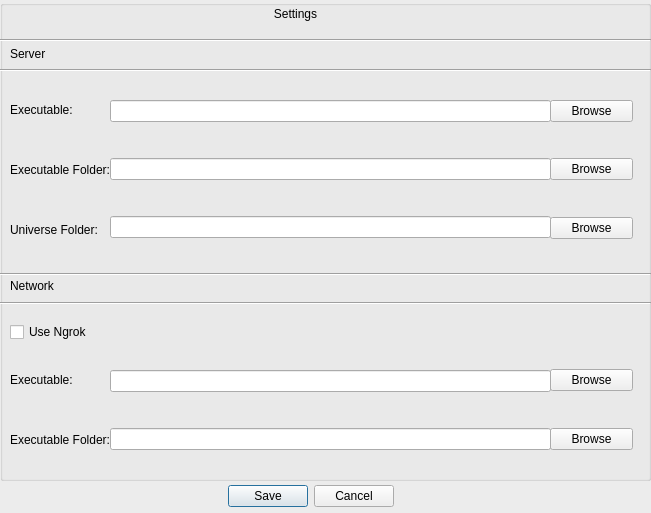
<?xml version="1.0" encoding="UTF-8"?>
<ui version="4.0">
 <class>Dialog</class>
 <widget class="QDialog" name="Dialog">
  <property name="geometry">
   <rect>
    <x>0</x>
    <y>0</y>
    <width>651</width>
    <height>513</height>
   </rect>
  </property>
  <property name="sizePolicy">
   <sizepolicy hsizetype="Preferred" vsizetype="Preferred">
    <horstretch>0</horstretch>
    <verstretch>0</verstretch>
   </sizepolicy>
  </property>
  <property name="minimumSize">
   <size>
    <width>651</width>
    <height>513</height>
   </size>
  </property>
  <property name="maximumSize">
   <size>
    <width>651</width>
    <height>16777215</height>
   </size>
  </property>
  <property name="contextMenuPolicy">
   <enum>Qt::ContextMenuPolicy::ActionsContextMenu</enum>
  </property>
  <property name="windowTitle">
   <string>Settings</string>
  </property>
  <property name="styleSheet">
   <string notr="true">QDialog { background-color: rgb(236, 236, 236) }
</string>
  </property>
  <widget class="QDialogButtonBox" name="buttonBox">
   <property name="geometry">
    <rect>
     <x>0</x>
     <y>480</y>
     <width>621</width>
     <height>32</height>
    </rect>
   </property>
   <property name="orientation">
    <enum>Qt::Orientation::Horizontal</enum>
   </property>
   <property name="standardButtons">
    <set>QDialogButtonBox::StandardButton::Cancel|QDialogButtonBox::StandardButton::Save</set>
   </property>
   <property name="centerButtons">
    <bool>true</bool>
   </property>
  </widget>
  <widget class="QLabel" name="label">
   <property name="geometry">
    <rect>
     <x>200</x>
     <y>7</y>
     <width>191</width>
     <height>41</height>
    </rect>
   </property>
   <property name="styleSheet">
    <string notr="true">font: 700 18pt &quot;Arial&quot;;</string>
   </property>
   <property name="text">
    <string>Settings</string>
   </property>
   <property name="alignment">
    <set>Qt::AlignmentFlag::AlignHCenter|Qt::AlignmentFlag::AlignTop</set>
   </property>
  </widget>
  <widget class="QGroupBox" name="groupBox">
   <property name="geometry">
    <rect>
     <x>0</x>
     <y>0</y>
     <width>651</width>
     <height>481</height>
    </rect>
   </property>
   <property name="title">
    <string/>
   </property>
   <widget class="QLabel" name="label_2">
    <property name="geometry">
     <rect>
      <x>10</x>
      <y>38</y>
      <width>81</width>
      <height>31</height>
     </rect>
    </property>
    <property name="styleSheet">
     <string notr="true">font: 15pt &quot;Segoe UI&quot;;</string>
    </property>
    <property name="text">
     <string>Server</string>
    </property>
   </widget>
   <widget class="Line" name="line_2">
    <property name="geometry">
     <rect>
      <x>0</x>
      <y>60</y>
      <width>651</width>
      <height>21</height>
     </rect>
    </property>
    <property name="styleSheet">
     <string notr="true"/>
    </property>
    <property name="frameShadow">
     <enum>QFrame::Shadow::Sunken</enum>
    </property>
    <property name="lineWidth">
     <number>1</number>
    </property>
    <property name="orientation">
     <enum>Qt::Orientation::Horizontal</enum>
    </property>
   </widget>
   <widget class="QWidget" name="verticalLayoutWidget">
    <property name="geometry">
     <rect>
      <x>110</x>
      <y>70</y>
      <width>441</width>
      <height>201</height>
     </rect>
    </property>
    <layout class="QVBoxLayout" name="verticalLayout">
     <item>
      <widget class="QLineEdit" name="lineEditServerExecutable"/>
     </item>
     <item>
      <widget class="QLineEdit" name="lineEditServerExecutableFolder"/>
     </item>
     <item>
      <widget class="QLineEdit" name="lineEditUniverseFolder"/>
     </item>
    </layout>
   </widget>
   <widget class="QWidget" name="verticalLayoutWidget_2">
    <property name="geometry">
     <rect>
      <x>550</x>
      <y>69</y>
      <width>83</width>
      <height>201</height>
     </rect>
    </property>
    <layout class="QVBoxLayout" name="verticalLayout_2">
     <item>
      <spacer name="verticalSpacer_2">
       <property name="orientation">
        <enum>Qt::Orientation::Vertical</enum>
       </property>
       <property name="sizeHint" stdset="0">
        <size>
         <width>20</width>
         <height>40</height>
        </size>
       </property>
      </spacer>
     </item>
     <item>
      <widget class="QPushButton" name="btnServerExecutableBrowse">
       <property name="text">
        <string>Browse</string>
       </property>
      </widget>
     </item>
     <item>
      <spacer name="verticalSpacer">
       <property name="orientation">
        <enum>Qt::Orientation::Vertical</enum>
       </property>
       <property name="sizeHint" stdset="0">
        <size>
         <width>20</width>
         <height>40</height>
        </size>
       </property>
      </spacer>
     </item>
     <item>
      <widget class="QPushButton" name="btnServerExecutableFolderBrowse">
       <property name="text">
        <string>Browse</string>
       </property>
      </widget>
     </item>
     <item>
      <spacer name="verticalSpacer_3">
       <property name="orientation">
        <enum>Qt::Orientation::Vertical</enum>
       </property>
       <property name="sizeHint" stdset="0">
        <size>
         <width>20</width>
         <height>40</height>
        </size>
       </property>
      </spacer>
     </item>
     <item>
      <widget class="QPushButton" name="btnUniverseFolderBrowse">
       <property name="text">
        <string>Browse</string>
       </property>
      </widget>
     </item>
     <item>
      <spacer name="verticalSpacer_4">
       <property name="orientation">
        <enum>Qt::Orientation::Vertical</enum>
       </property>
       <property name="sizeHint" stdset="0">
        <size>
         <width>20</width>
         <height>40</height>
        </size>
       </property>
      </spacer>
     </item>
    </layout>
   </widget>
   <widget class="QLabel" name="label_5">
    <property name="geometry">
     <rect>
      <x>10</x>
      <y>270</y>
      <width>81</width>
      <height>31</height>
     </rect>
    </property>
    <property name="styleSheet">
     <string notr="true">font: 15pt &quot;Segoe UI&quot;;</string>
    </property>
    <property name="text">
     <string>Network</string>
    </property>
   </widget>
   <widget class="Line" name="line_3">
    <property name="geometry">
     <rect>
      <x>0</x>
      <y>293</y>
      <width>651</width>
      <height>21</height>
     </rect>
    </property>
    <property name="styleSheet">
     <string notr="true"/>
    </property>
    <property name="frameShadow">
     <enum>QFrame::Shadow::Sunken</enum>
    </property>
    <property name="lineWidth">
     <number>1</number>
    </property>
    <property name="orientation">
     <enum>Qt::Orientation::Horizontal</enum>
    </property>
   </widget>
   <widget class="QLabel" name="label_3">
    <property name="geometry">
     <rect>
      <x>10</x>
      <y>100</y>
      <width>101</width>
      <height>20</height>
     </rect>
    </property>
    <property name="text">
     <string>Executable:</string>
    </property>
   </widget>
   <widget class="QLabel" name="label_4">
    <property name="geometry">
     <rect>
      <x>10</x>
      <y>160</y>
      <width>101</width>
      <height>20</height>
     </rect>
    </property>
    <property name="text">
     <string>Executable Folder:</string>
    </property>
   </widget>
   <widget class="QWidget" name="verticalLayoutWidget_5">
    <property name="geometry">
     <rect>
      <x>550</x>
      <y>339</y>
      <width>83</width>
      <height>141</height>
     </rect>
    </property>
    <layout class="QVBoxLayout" name="verticalLayout_7">
     <item>
      <spacer name="verticalSpacer_10">
       <property name="orientation">
        <enum>Qt::Orientation::Vertical</enum>
       </property>
       <property name="sizeHint" stdset="0">
        <size>
         <width>20</width>
         <height>40</height>
        </size>
       </property>
      </spacer>
     </item>
     <item>
      <widget class="QPushButton" name="btnNgrokExecutableBrowse">
       <property name="text">
        <string>Browse</string>
       </property>
      </widget>
     </item>
     <item>
      <spacer name="verticalSpacer_11">
       <property name="orientation">
        <enum>Qt::Orientation::Vertical</enum>
       </property>
       <property name="sizeHint" stdset="0">
        <size>
         <width>20</width>
         <height>40</height>
        </size>
       </property>
      </spacer>
     </item>
     <item>
      <widget class="QPushButton" name="btnNgrokExecutableFolderBrowse">
       <property name="text">
        <string>Browse</string>
       </property>
      </widget>
     </item>
     <item>
      <spacer name="verticalSpacer_12">
       <property name="orientation">
        <enum>Qt::Orientation::Vertical</enum>
       </property>
       <property name="sizeHint" stdset="0">
        <size>
         <width>20</width>
         <height>40</height>
        </size>
       </property>
      </spacer>
     </item>
    </layout>
   </widget>
   <widget class="QWidget" name="verticalLayoutWidget_6">
    <property name="geometry">
     <rect>
      <x>110</x>
      <y>340</y>
      <width>441</width>
      <height>141</height>
     </rect>
    </property>
    <layout class="QVBoxLayout" name="verticalLayout_8">
     <item>
      <widget class="QLineEdit" name="lineEditNgrokExecutable"/>
     </item>
     <item>
      <widget class="QLineEdit" name="lineEditNgrokExecutableFolder"/>
     </item>
    </layout>
   </widget>
   <widget class="QCheckBox" name="checkBoxUseNgrok">
    <property name="geometry">
     <rect>
      <x>10</x>
      <y>320</y>
      <width>99</width>
      <height>24</height>
     </rect>
    </property>
    <property name="text">
     <string>Use Ngrok</string>
    </property>
   </widget>
   <widget class="QLabel" name="label_10">
    <property name="geometry">
     <rect>
      <x>10</x>
      <y>370</y>
      <width>101</width>
      <height>20</height>
     </rect>
    </property>
    <property name="text">
     <string>Executable:</string>
    </property>
   </widget>
   <widget class="QLabel" name="label_11">
    <property name="geometry">
     <rect>
      <x>10</x>
      <y>430</y>
      <width>101</width>
      <height>20</height>
     </rect>
    </property>
    <property name="text">
     <string>Executable Folder:</string>
    </property>
   </widget>
   <widget class="Line" name="line_6">
    <property name="geometry">
     <rect>
      <x>0</x>
      <y>264</y>
      <width>651</width>
      <height>21</height>
     </rect>
    </property>
    <property name="styleSheet">
     <string notr="true"/>
    </property>
    <property name="frameShadow">
     <enum>QFrame::Shadow::Sunken</enum>
    </property>
    <property name="lineWidth">
     <number>1</number>
    </property>
    <property name="orientation">
     <enum>Qt::Orientation::Horizontal</enum>
    </property>
   </widget>
   <widget class="QLabel" name="label_6">
    <property name="geometry">
     <rect>
      <x>10</x>
      <y>220</y>
      <width>101</width>
      <height>20</height>
     </rect>
    </property>
    <property name="text">
     <string>Universe Folder:</string>
    </property>
   </widget>
   <widget class="Line" name="line_4">
    <property name="geometry">
     <rect>
      <x>0</x>
      <y>30</y>
      <width>651</width>
      <height>21</height>
     </rect>
    </property>
    <property name="styleSheet">
     <string notr="true"/>
    </property>
    <property name="frameShadow">
     <enum>QFrame::Shadow::Sunken</enum>
    </property>
    <property name="lineWidth">
     <number>1</number>
    </property>
    <property name="orientation">
     <enum>Qt::Orientation::Horizontal</enum>
    </property>
   </widget>
  </widget>
 </widget>
 <resources/>
 <connections>
  <connection>
   <sender>buttonBox</sender>
   <signal>accepted()</signal>
   <receiver>Dialog</receiver>
   <slot>accept()</slot>
   <hints>
    <hint type="sourcelabel">
     <x>248</x>
     <y>254</y>
    </hint>
    <hint type="destinationlabel">
     <x>157</x>
     <y>274</y>
    </hint>
   </hints>
  </connection>
  <connection>
   <sender>buttonBox</sender>
   <signal>rejected()</signal>
   <receiver>Dialog</receiver>
   <slot>reject()</slot>
   <hints>
    <hint type="sourcelabel">
     <x>316</x>
     <y>260</y>
    </hint>
    <hint type="destinationlabel">
     <x>286</x>
     <y>274</y>
    </hint>
   </hints>
  </connection>
 </connections>
</ui>
